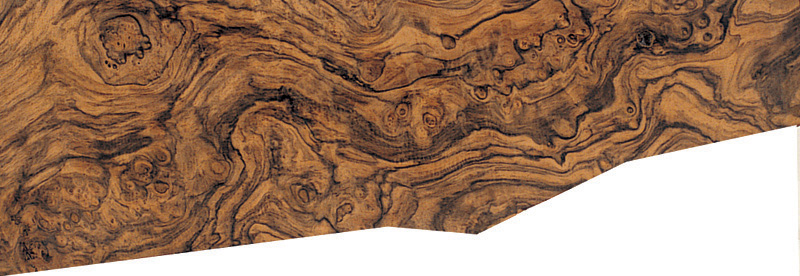
#> input picture OpenCVCourse/Resources/Schaftholzklasse-11.jpg, 800 x 276 px
$ python Masking.py
#> lines starting #> are read from the running program, lines starting #| are printed output that depends on the picture; after the words box and inside, x2 and y2 are one past the last pixel; in counts of white or black regions, pixels touching at a corner belong together
import cv2
import numpy as np

def empty(a):
    pass

img = cv2.imread("Resources/Schaftholzklasse-11.jpg")
#> img is the input picture: shape (276, 800, 3); mean B, G, R 102.7, 125.9, 159.4
cv2.namedWindow("TrackBars")
cv2.resizeWindow("TrackBars", (640, 240))
cv2.createTrackbar("Hue Min", "TrackBars", 0, 179, empty)
cv2.createTrackbar("Hue Max", "TrackBars", 21, 179, empty)
cv2.createTrackbar("Sat Min", "TrackBars", 132, 255, empty)
cv2.createTrackbar("Sat Max", "TrackBars", 197, 255, empty)
cv2.createTrackbar("Val Min", "TrackBars", 127, 255, empty)
cv2.createTrackbar("Val Max", "TrackBars", 255, 255, empty)


while True:
    imgHSV = cv2.cvtColor(img, cv2.COLOR_BGR2HSV)
#> imgHSV: shape (276, 800, 3); mean H, S, V 15.9, 104.8, 159.5
    HMin = cv2.getTrackbarPos("Hue Min", "TrackBars")
    HMax = cv2.getTrackbarPos("Hue Max", "TrackBars")
    SMin = cv2.getTrackbarPos("Sat Min", "TrackBars")
    SMax = cv2.getTrackbarPos("Sat Max", "TrackBars")
    VMin = cv2.getTrackbarPos("Val Min", "TrackBars")
    VMax = cv2.getTrackbarPos("Val Max", "TrackBars")
    lower = np.array([HMin, SMin, VMin])
    upper = np.array([HMax, SMax, VMax])
    mask = cv2.inRange(imgHSV, lower, upper)
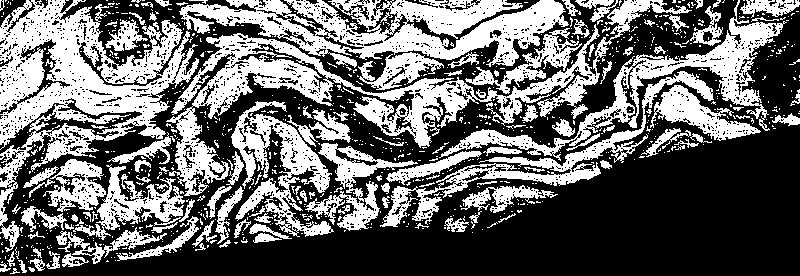
#> mask: shape (276, 800); 41.3% white; 924 white regions (798 under 20 px), largest, box (x1, y1, x2, y2) and area: (0, 0, 199, 252) 17050, (166, 0, 692, 196) 14930, (179, 0, 569, 68) 12914
    imgResult = cv2.bitwise_and(img, img, mask=mask)
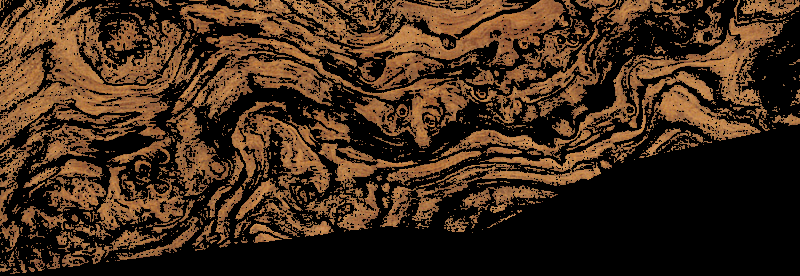
#> imgResult: shape (276, 800, 3); mean B, G, R 26.8, 44.5, 66.4


    cv2.imshow("Normal", img)
    cv2.imshow("HSV", imgHSV)
    cv2.imshow("Mask", mask)
    cv2.imshow("Results", imgResult)

    cv2.waitKey(1)

$ run again, with OpenCVCourse/Resources/Schaftholzklasse-1.jpg copied over OpenCVCourse/Resources/Schaftholzklasse-11.jpg
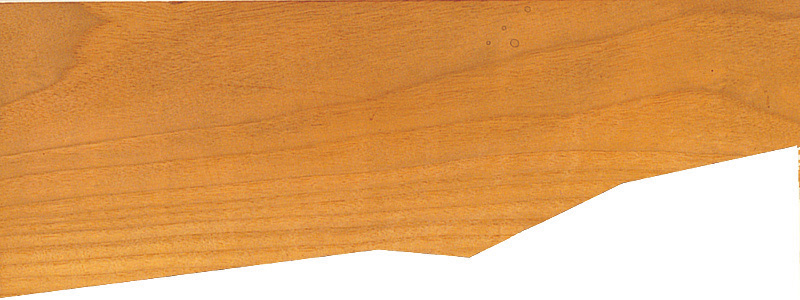
#> input picture OpenCVCourse/Resources/Schaftholzklasse-1.jpg, 800 x 300 px
#> img is the input picture: shape (300, 800, 3); mean B, G, R 101.4, 162.8, 221.8
#> imgHSV: shape (300, 800, 3); mean H, S, V 13.3, 144.3, 221.8
#> `mask = cv2.inRange(imgHSV, lower, upper)`:
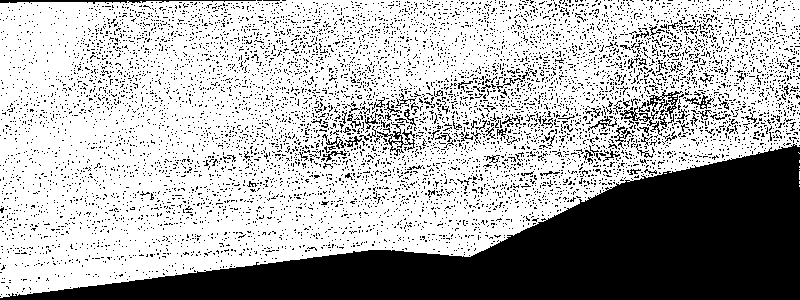
#> mask: shape (300, 800); 68.4% white; 8053 black regions (7965 under 20 px), largest, box (x1, y1, x2, y2) and area: (0, 144, 800, 300) 50728, (0, 0, 256, 4) 443, (647, 90, 683, 119) 283
#> `imgResult = cv2.bitwise_and(img, img, mask=mask)`:
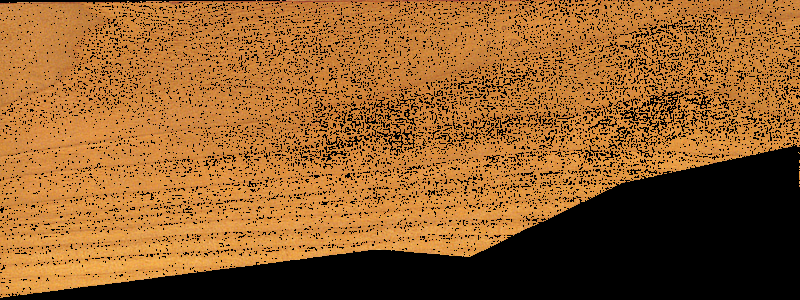
#> imgResult: shape (300, 800, 3); mean B, G, R 43.1, 94.8, 145.7

$ run again, with OpenCVCourse/Resources/Schaftholzklasse-2.jpg copied over OpenCVCourse/Resources/Schaftholzklasse-11.jpg
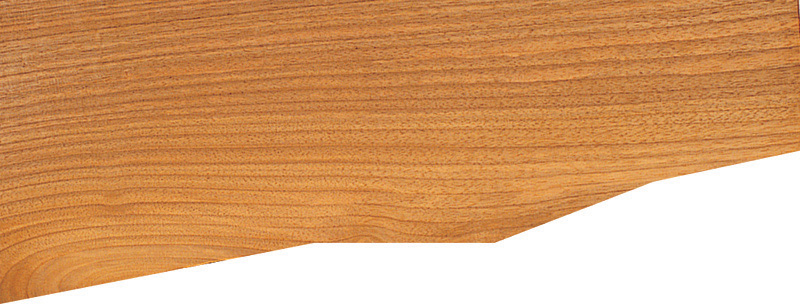
#> input picture OpenCVCourse/Resources/Schaftholzklasse-2.jpg, 800 x 307 px
#> img is the input picture: shape (307, 800, 3); mean B, G, R 114.4, 161.4, 214.2
#> imgHSV: shape (307, 800, 3); mean H, S, V 11.7, 126.3, 214.3
#> `mask = cv2.inRange(imgHSV, lower, upper)`:
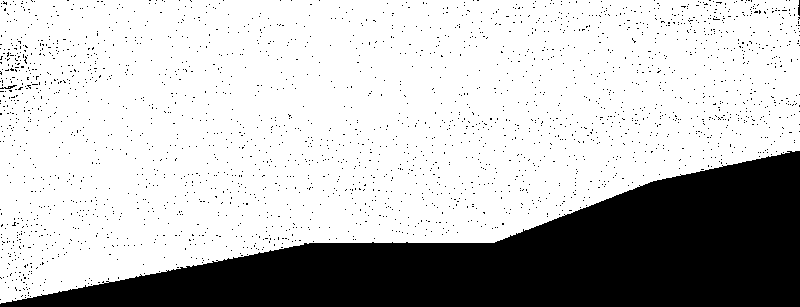
#> mask: shape (307, 800); 75% white; 2464 black regions (2461 under 20 px), largest, box (x1, y1, x2, y2) and area: (0, 151, 800, 307) 58008, (0, 85, 17, 89) 28, (798, 0, 800, 16) 25
#> `imgResult = cv2.bitwise_and(img, img, mask=mask)`:
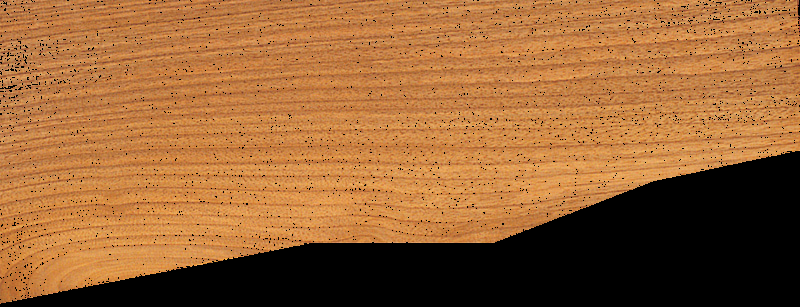
#> imgResult: shape (307, 800, 3); mean B, G, R 53.5, 99.6, 151.4

$ run again, with OpenCVCourse/Resources/Schaftholzklasse-3.jpg copied over OpenCVCourse/Resources/Schaftholzklasse-11.jpg
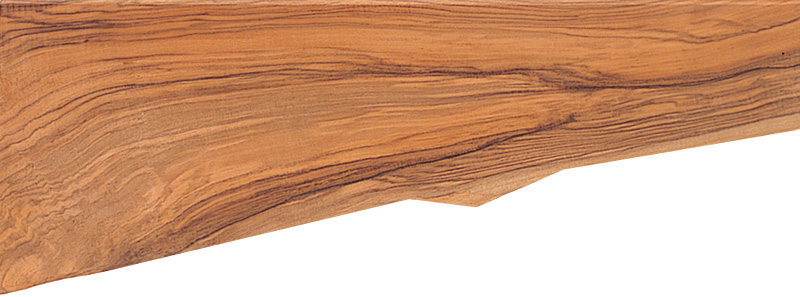
#> input picture OpenCVCourse/Resources/Schaftholzklasse-3.jpg, 800 x 297 px
#> img is the input picture: shape (297, 800, 3); mean B, G, R 133.4, 163.5, 209.4
#> imgHSV: shape (297, 800, 3); mean H, S, V 9.6, 101.7, 209.4
#> `mask = cv2.inRange(imgHSV, lower, upper)`:
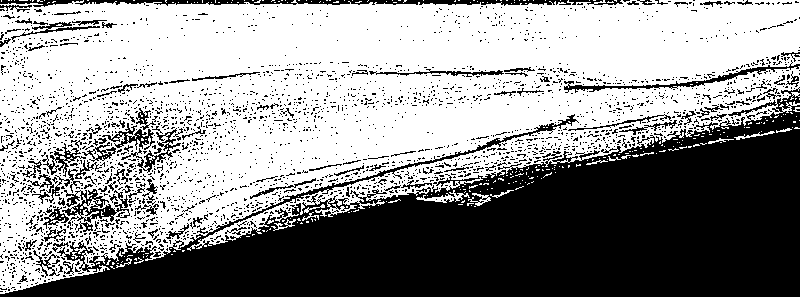
#> mask: shape (297, 800); 57.4% white; 2794 black regions (2667 under 20 px), largest, box (x1, y1, x2, y2) and area: (0, 87, 800, 297) 80785, (75, 0, 571, 6) 1761, (62, 189, 130, 226) 921
#> `imgResult = cv2.bitwise_and(img, img, mask=mask)`:
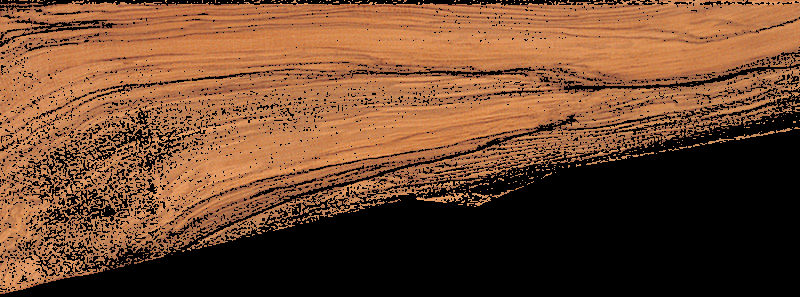
#> imgResult: shape (297, 800, 3); mean B, G, R 45.7, 71.8, 110.7
